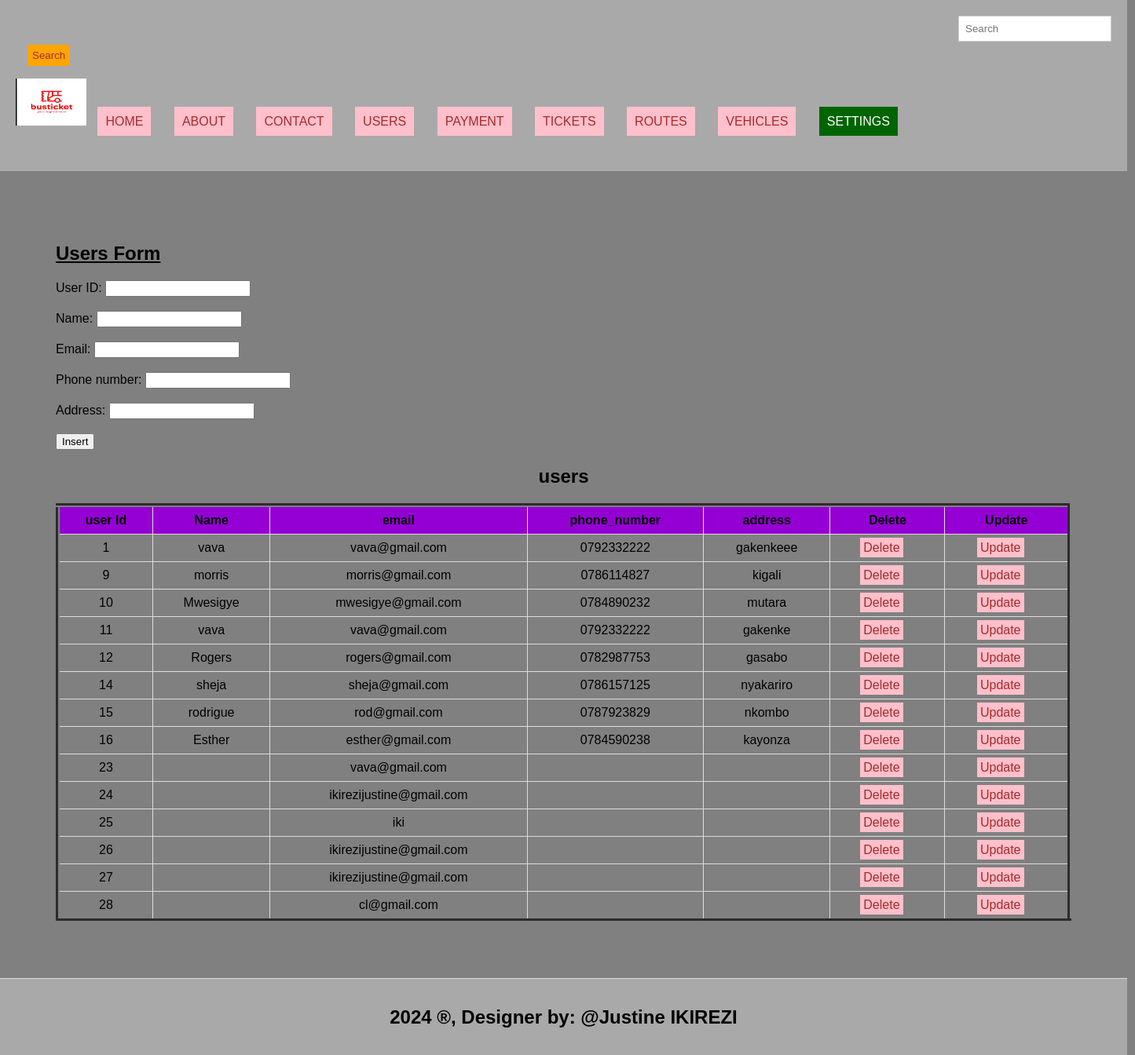
The page /users.php on the database its author committed.
### tables this page shows
CREATE TABLE `users` (
  `user_id` int(11) NOT NULL,
  `name` varchar(50) NOT NULL,
  `email` varchar(100) NOT NULL,
  `phone_number` varchar(20) NOT NULL,
  `address` varchar(200) NOT NULL,
  `password` text DEFAULT NULL
);

### users.php (the view, shortened to what this page needs)
<!DOCTYPE html>
<html lang="en">
<head>
  <link rel="stylesheet" type="text/css" href="style.css" title="style 1" media="screen, tv, projection, handheld, print"/>
  </head>
  <header>
<body bgcolor="grey">
  <form class="d-flex" role="search" action="search.php">
      <input class="form-control me-2" type="search" placeholder="Search" aria-label="Search">
      <button class="btn btn-outline-success" type="submit">Search</button>
    </form>
  <ul style="list-style-type: none; padding: 0;">
    <li style="display: inline; margin-right: 10px;">
    <img src="./image/logo.png" width="90" height="60" alt="Logo">
  </li>
    <li style="display: inline; margin-right: 10px;"><a href="./home.html">HOME</a>
  </li>
    <li style="display: inline; margin-right: 10px;"><a href="./about.html">ABOUT</a>
  </li>
    <li style="display: inline; margin-right: 10px;"><a href="./contact.html">CONTACT</a>
  </li>
    <li style="display: inline; margin-right: 10px;"><a href="./users.php">USERS</a>
  </li>
    <li style="display: inline; margin-right: 10px;"><a href="./payment.php">PAYMENT</a>
  </li>
    <li style="display: inline; margin-right: 10px;"><a href="./tickets.php">TICKETS</a>
  </li>
    <li style="display: inline; margin-right: 10px;"><a href="./routes.php">ROUTES</a>
  </li>
    <li style="display: inline; margin-right: 10px;"><a href="./vehicles.php">VEHICLES</a>
  </li>
    <li class="dropdown" style="display: inline; margin-right: 10px;">
      <a href="#" style="padding: 10px; color: white; background-color: darkgreen; text-decoration: none; margin-right: 15px;">SETTINGS</a>
    </li><br><br>
  </ul>
</header>
<section>
        <h1><u>Users Form</u></h1>
    <form method="post">
        <label for="user_id">User ID:</label>
        <input type="number" id="user_id" name="user_id" required><br><br>
        <label for="name">Name:</label>
        <input type="text" id="name" name="name" required><br><br>
        <label for="email">Email:</label>
        <input type="email" id="email" name="email" required><br><br>
        <label for="phone_number">Phone number:</label>
        <input type="tel" id="phone_number" name="phone_number" required><br><br>
        <label for="address">Address:</label>
        <input type="text" id="address" name="address" required><br><br>
        <input type="submit" name="add" value="Insert">
    </form>
<!DOCTYPE html>
<html>
<head>
</head>
<body>
    <center><h2>users</h2></center>
    <table border="5">
        <tr>
            <th>user Id</th>
            <th>Name</th>
            <th>email</th>
            <th>phone_number</th>
            <th>address</th>
            <th>Delete</th>
            <th>Update</th>
        </tr>
        <?php
        include('db_connection.php');
        $sql = "SELECT * FROM users";
        $result = $connection->query($sql);
        if ($result->num_rows > 0) {
            while ($row = $result->fetch_assoc()) {
                $user_id = $row['user_id'];
                echo "<tr>
                    <td>" . $row['user_id'] . "</td>
                    <td>" . $row['name'] . "</td>
                    <td>" . $row['email'] . "</td>
                    <td>" . $row['phone_number'] . "</td>
                    <td>" . $row['address'] . "</td>
                    <td><a style='padding:4px' href='delete users.php?user_id=$user_id'>Delete</a></td>
                    <td><a style='padding:4px' href='update users.php?user_id=$user_id'>Update</a></td>
                </tr>";
            }
        } else {
            echo "<tr><td colspan='6'>No data found</td></tr>";
        }
        ?>
    </table>
</body>
    </section>
<footer>
  <center>
    <b><h2>2024 &reg, Designer by: @Justine IKIREZI</h2></b>
  </center>
</footer>
</body>
</html>

### style.css (style rules this page uses)
body { font-family: algerian; margin: 0; padding: 0; }
.form-control { padding: 8px; margin-left: 4px; border: 1px solid #ccc; }
.btn { padding: 6px; background-color: orange; color: brown; border: none; }
.dropdown { position: relative; display: inline; margin-right: 10px; }
body { font-family: Arial,sans-serif; margin:0; padding:0; }
header { background-color:darkgray; padding: 20px; }
.dropdown { position: right; display:right; direction:rtl; }
section { padding:28px; border-bottom: 1px solid #ddd; }
footer { text-align: center; padding: 15px; background-color:seagreen; }
html,body { display:grid; place_items=center; width: 75%; height: 50%; }

### users.php (style rules this page uses)
a { padding: 10px; color: white; background-color: pink; text-decoration: none; margin-right: 15px; }
a:link { color: brown; }
button.btn { margin-left: 15px; margin-top: 4px; }
input.form-control { margin-left: 1200px; padding: 8px; }
section { padding:71px; border-bottom: 1px solid #ddd; }
footer { text-align: center; padding: 15px; background-color:darkgray; }
table { width: 100%; border-collapse: collapse; }
th, td { border: 1px solid #ddd; padding: 8px; text-align: center; }
th { background-color: darkviolet; }

### rows shown on the page
users: user_id "1", name "vava", email "vava@gmail.com", phone_number "0792332222", address "gakenkeee"
users: user_id "9", name "morris", email "morris@gmail.com", phone_number "0786114827", address "kigali"
users: user_id "10", name "Mwesigye", email "mwesigye@gmail.com", phone_number "0784890232", address "mutara"
users: user_id "11", name "vava", email "vava@gmail.com", phone_number "0792332222", address "gakenke"
users: user_id "12", name "Rogers", email "rogers@gmail.com", phone_number "0782987753", address "gasabo"
users: user_id "14", name "sheja", email "sheja@gmail.com", phone_number "0786157125", address "nyakariro"
users: user_id "15", name "rodrigue", email "rod@gmail.com", phone_number "0787923829", address "nkombo"
users: user_id "16", name "Esther", email "esther@gmail.com", phone_number "0784590238", address "kayonza"
users: user_id "23", email "vava@gmail.com"
users: user_id "24", email "ikirezijustine@gmail.com"
users: user_id "25", email "iki"
users: user_id "26", email "ikirezijustine@gmail.com"
users: user_id "27", email "ikirezijustine@gmail.com"
users: user_id "28", email "cl@gmail.com"
